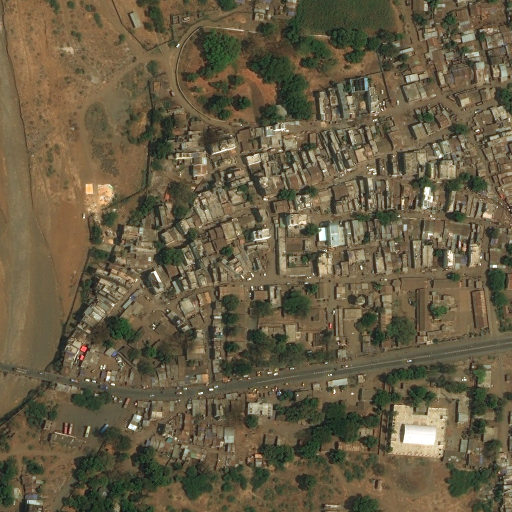
#> input picture test_example/2667_sat.jpg, 1024 x 1024 px (shown at 1/2 size)
$ python show_img.py
#> lines starting #> are read from the running program, lines starting #| are printed output that depends on the picture
#> further down, img1 is the input picture: shape (1024, 1024, 3); mean B, G, R 68.3, 92.8, 103.5
# -- coding: utf-8 --
"""
@Time：2023-05-19 19:37
@Author：zstar
@File：show_img.py
@Describe：此函数用于并排显示图像，调试用
"""
"""
读取、保存、显示图像
"""
import cv2
import numpy as np


def show_img(img1, img2):
    img1 = cv2.resize(img1, (500, 500))
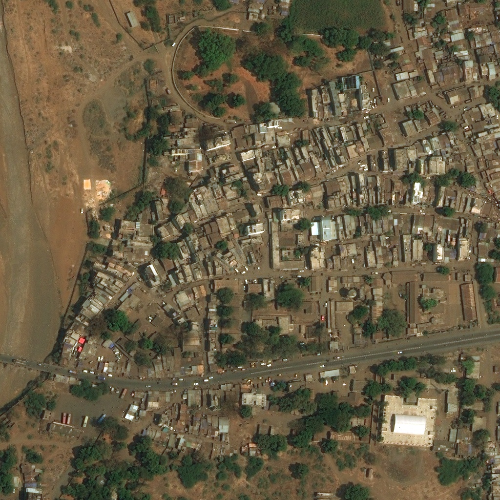
#> img1: shape (500, 500, 3); mean of channels 0, 1, 2 68.2, 92.7, 103.4; drawn as B, G, R
    img2 = cv2.resize(img2, (500, 500))
    imgStackH = np.hstack((img1, img2))
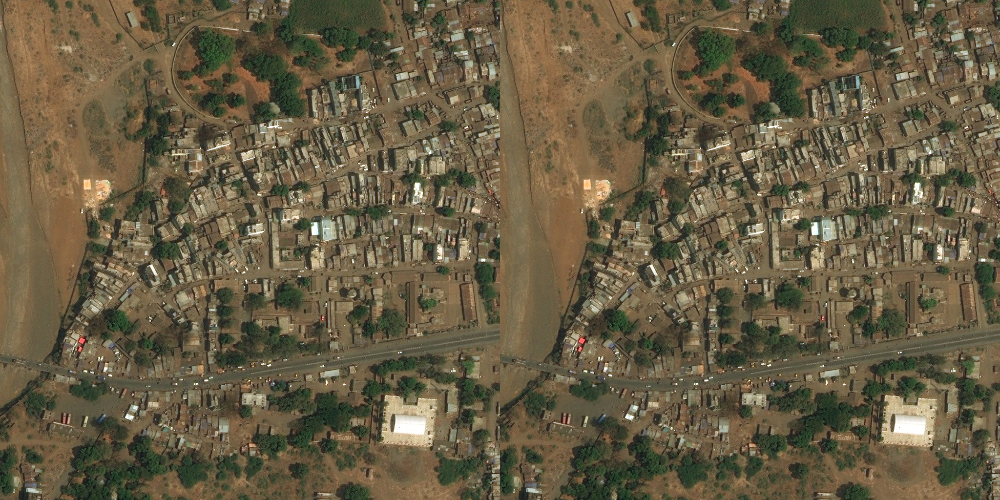
#> imgStackH: shape (500, 1000, 3); mean of channels 0, 1, 2 68.2, 92.7, 103.4; drawn as B, G, R
    cv2.imshow("img_show", imgStackH)
    cv2.waitKey(0)


if __name__ == '__main__':
    img_path = "../test_example/2667_sat.jpg"
    img1 = cv2.imread(img_path)
    img2 = cv2.imread(img_path)
    show_img(img1, img2)
